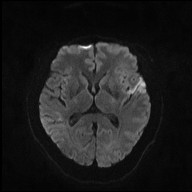
#> input picture images/Af/Case 15 22039112/16.jpg, 192 x 192 px, found by its file name
$ jupyter execute dataGeneration.ipynb
#> lines starting #> are read from the running program, lines starting #| are printed output that depends on the picture
#> further down, image is the input picture: shape (192, 192, 3); min 0, max 255, mean 29.8
[cell 1]
import cv2
import numpy as np
from matplotlib import pyplot as plt
from PIL import Image

[cell 2]
def save_image(img, path):
    im = Image.fromarray(img)
    im.save(path)

def translation(img, quarter_height, quarter_width):
    height, width = img.shape[:2]
    quarter_height, quarter_width = height * quarter_height, width * quarter_width
    T = np.float32([[1, 0, quarter_width], [0, 1, quarter_height]])
    # We use warpAffine to transform
    # the image using the matrix, T
    result = cv2.warpAffine(image, T, (width, height))
    return result

def rotate(img, angle):
    image_center = tuple(np.array(img.shape[1::-1]) / 2)
    rot_mat = cv2.getRotationMatrix2D(image_center, angle, 1.0)
    result = cv2.warpAffine(image, rot_mat, image.shape[1::-1], flags=cv2.INTER_LINEAR)
    return result

def flip(img):
    result = cv2.flip(img, 1)
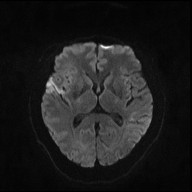
#> result: shape (192, 192, 3); min 0, max 255, mean 29.8
    return result

# scale = [0, 0.5)
def zoom(img, scale):
    height, width = img.shape[0:2]
    height = height * scale
    width =  width * scale
    pts_o = np.float32([[height, width], [img.shape[0] - height, width], [height, img.shape[1] - width], [img.shape[0] - height, img.shape[1] - width]])
    pts_d = np.float32([[0, 0], [img.shape[0], 0], [0, img.shape[1]], [img.shape[0], img.shape[1]]])
    M = cv2.getPerspectiveTransform(pts_o, pts_d)
    # apply transformation
    result = cv2.warpPerspective(img, M, img.shape[0:2])
    return result

# g(i,j)=α⋅f(i,j) + β
def contrast(img, alpha, beta):
#> called with alpha = 0.5, beta = 0
    result = cv2.convertScaleAbs(image, alpha=alpha, beta=beta)
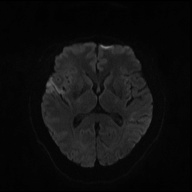
#> result: shape (192, 192, 3); min 0, max 128, mean 14.9
    return result

[cell 3]
image = cv2.imread(r'C:\Users\leoxz\Documents\GitHub\MRI-Image-Detection\images\TS\Case 8\16.jpg')
plt.imshow(image)
plt.show()
image = flip(image)
plt.imshow(image)
plt.show()
image = contrast(image, 0.5, 0)
plt.imshow(image)
plt.show()
# save_image(img, r'C:\Users\leoxz\Documents\GitHub\MRI-Image-Processing\images\test\your_file.jpeg')

$ run again, with images/Af/Case 15 22039112/1.jpg copied over images/Af/Case 15 22039112/16.jpg
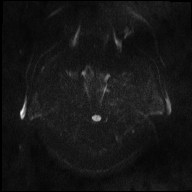
#> input picture images/Af/Case 15 22039112/1.jpg, 192 x 192 px, found by its file name
#> image is the input picture: shape (192, 192, 3); min 0, max 255, mean 21.5
#> in flip, `result = cv2.flip(img, 1)`:
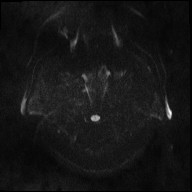
#> result: shape (192, 192, 3); min 0, max 255, mean 21.5
#> in contrast, `result = cv2.convertScaleAbs(image, alpha=alpha, beta=beta)`:
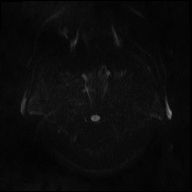
#> result: shape (192, 192, 3); min 0, max 128, mean 10.8

$ run again, with images/Af/Case 15 22039112/10.jpg copied over images/Af/Case 15 22039112/16.jpg
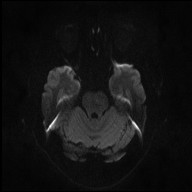
#> input picture images/Af/Case 15 22039112/10.jpg, 192 x 192 px, found by its file name
#> image is the input picture: shape (192, 192, 3); min 0, max 255, mean 18.9
#> in flip, `result = cv2.flip(img, 1)`:
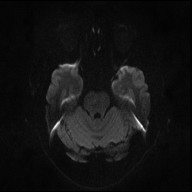
#> result: shape (192, 192, 3); min 0, max 255, mean 18.9
#> in contrast, `result = cv2.convertScaleAbs(image, alpha=alpha, beta=beta)`:
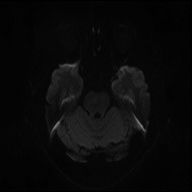
#> result: shape (192, 192, 3); min 0, max 128, mean 9.4

$ run again, with images/Af/Case 15 22039112/6.jpg copied over images/Af/Case 15 22039112/16.jpg
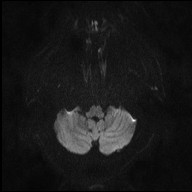
#> input picture images/Af/Case 15 22039112/6.jpg, 192 x 192 px, found by its file name
#> image is the input picture: shape (192, 192, 3); min 0, max 255, mean 24.9
#> in flip, `result = cv2.flip(img, 1)`:
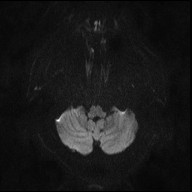
#> result: shape (192, 192, 3); min 0, max 255, mean 24.9
#> in contrast, `result = cv2.convertScaleAbs(image, alpha=alpha, beta=beta)`:
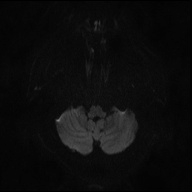
#> result: shape (192, 192, 3); min 0, max 128, mean 12.4
